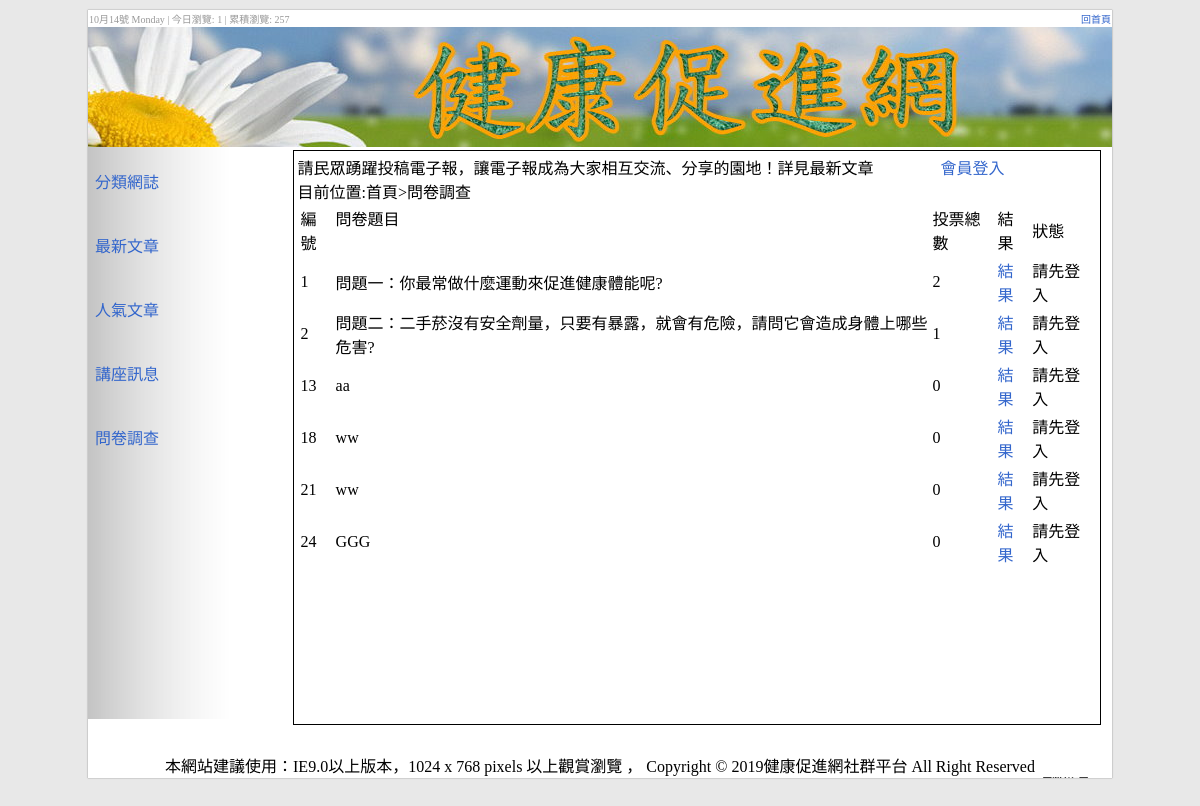
The page /?do=que on the database its author committed.
### tables this page shows
CREATE TABLE `q2t13_vote` (
  `id` int(10) UNSIGNED NOT NULL,
  `text` text NOT NULL,
  `parent` int(11) NOT NULL,
  `num` int(11) NOT NULL DEFAULT '0'
);

### que.php (the view, shortened to what this page needs)
目前位置:首頁>問卷調查<br>
<?php
$sw = 0;
switch ($sw) {
    ?>
  <?php
default:
  ?>
  <table>
    <tr>
      <td valign=top>編號</td>
      <td valign=top>問卷題目</td>
      <td>投票總數</td>
      <td>結果</td>
      <td>狀態</td>
    </tr>
    <?php
    $re = select("q2t13_vote", "parent=0");
    foreach ($re as $ro) {
      $total = 0;
      $vv = select("q2t13_vote", "parent=" . $ro['id']);
      foreach ($vv as $son) $total += $son['num'];
      ?>
      <tr>
        <td><?= $ro['id'] ?></td>
        <td><?= $ro['text'] ?></td>
        <td><?= $total ?></td>
        <td><a href="?do=que&show=<?= $ro['id'] ?>&title=<?= $ro['text'] ?>&total=<?= $total ?>">結果</a></td>
        <td><?= (empty($_SESSION['user'])) ? '請先登入' : '<a href="?do=que&vote=' . $ro['id'] . '&title=' . $ro['text'] . '">參與投票</a>' ?></td>
      </tr>
    <?php
  }
  ?>
  </table>
  <?php
  break;
}
?>

### home_files/css.css (style rules this page uses)
body { background:#E8E8E8; padding:0px; margin:0px; font-family:"微軟正黑體"; }
a { text-decoration:none; color:#36C; cursor:pointer; }

### rows shown on the page
q2t13_vote: id "1", text "問題一：你最常做什麼運動來促進健康體能呢?", total "2"
q2t13_vote: id "2", text "問題二：二手菸沒有安全劑量，只要有暴露，就會有危險，請問它會造成身體上哪些危害?", total "1"
q2t13_vote: id "13", text "aa", total "0"
q2t13_vote: id "18", text "ww", total "0"
q2t13_vote: id "21", text "ww", total "0"
q2t13_vote: id "24", text "GGG", total "0"

### other values the page prints
$t3visit "1"
$t3all "257"
